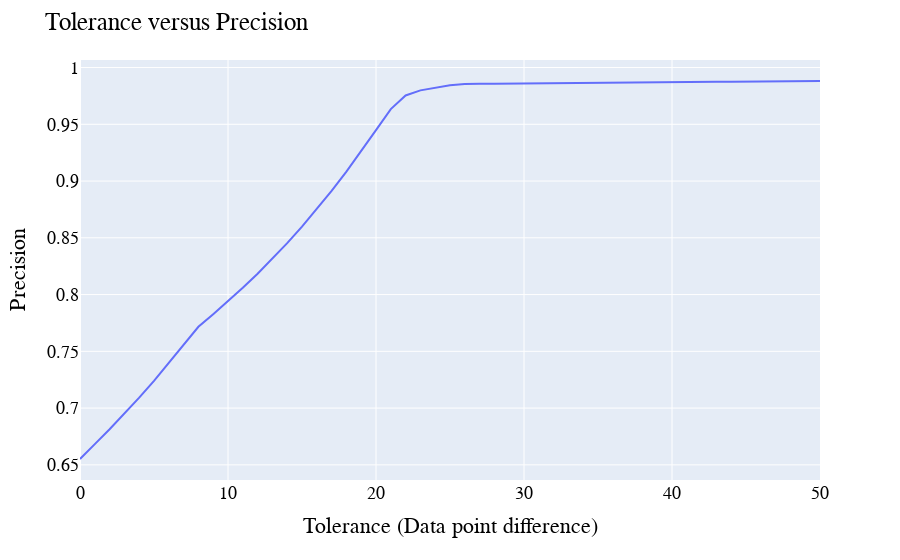

The code cell stored with this chart in its notebook:
### Code cell
import plotly.express as px
fig = px.line(x=tols, y=precs)
fig.update_layout(
    title="Tolerance versus Precision",
    xaxis_title="Tolerance (Data point difference)",
    yaxis_title="Precision",
    legend_title="Legend",
    font=dict(
        family="Courier New, monospace",
        size=18,
        color="Black"
    )
)

fig.show()

### Figure 1 — Plotly figure (JSON) as saved in the notebook; plotly's stock layout.template omitted (floating-point values rounded to 4 significant figures)
{"data": [{"hovertemplate": "x=%{x}<br>y=%{y}<extra></extra>", "legendgroup": "", "line": {"color": "#636efa", "dash": "solid"}, "mode": "lines", "name": "", "orientation": "v", "showlegend": false, "type": "scatter", "x": [50, 49, 48, 47, 46, 45, 44, 43, 42, 41, 40, 39, 38, 37, 36, 35, 34, 33, 32, 31, 30, 29, 28, 27, 26, 25, 24, 23, 22, 21, 20, 19, 18, 17, 16, 15, 14, 13, 12, 11, 10, 9, 8, 7, 6, 5, 4, 3, 2, 1, 0], "xaxis": "x", "y": [0.9881, 0.9881, 0.988, 0.9879, 0.9877, 0.9877, 0.9876, 0.9875, 0.9874, 0.9873, 0.9873, 0.9872, 0.9871, 0.987, 0.9868, 0.9867, 0.9865, 0.9864, 0.9863, 0.9862, 0.9861, 0.9859, 0.9858, 0.9857, 0.9855, 0.9844, 0.9824, 0.9799, 0.9754, 0.9634, 0.9449, 0.9262, 0.9083, 0.8913, 0.8751, 0.8598, 0.8453, 0.8315, 0.8184, 0.8059, 0.7941, 0.7828, 0.7716, 0.7557, 0.7395, 0.724, 0.7092, 0.695, 0.6813, 0.6682, 0.6552], "yaxis": "y"}], "layout": {"font": {"color": "Black", "family": "Courier New, monospace", "size": 18}, "legend": {"title": {"text": "Legend"}, "tracegroupgap": 0}, "margin": {"t": 60}, "title": {"text": "Tolerance versus Precision"}, "xaxis": {"anchor": "y", "domain": [0, 1], "title": {"text": "Tolerance (Data point difference)"}}, "yaxis": {"anchor": "x", "domain": [0, 1], "title": {"text": "Precision"}}}}
